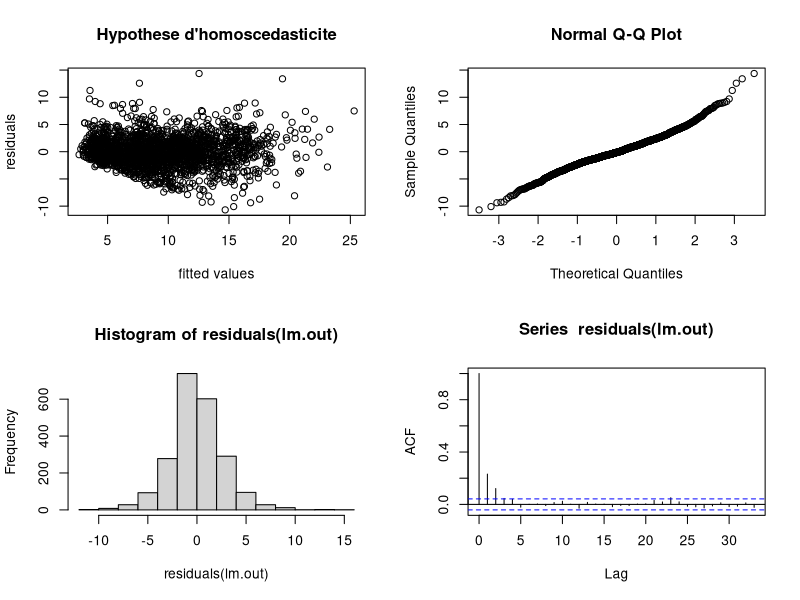
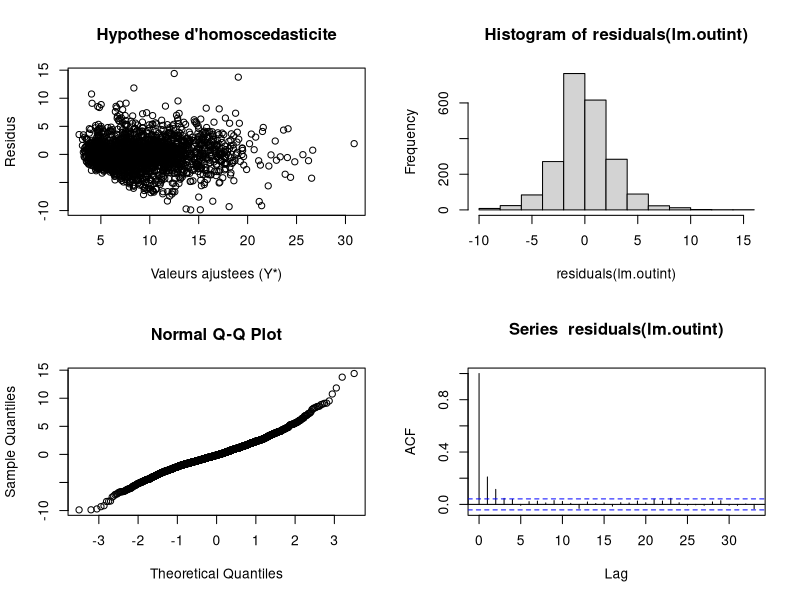
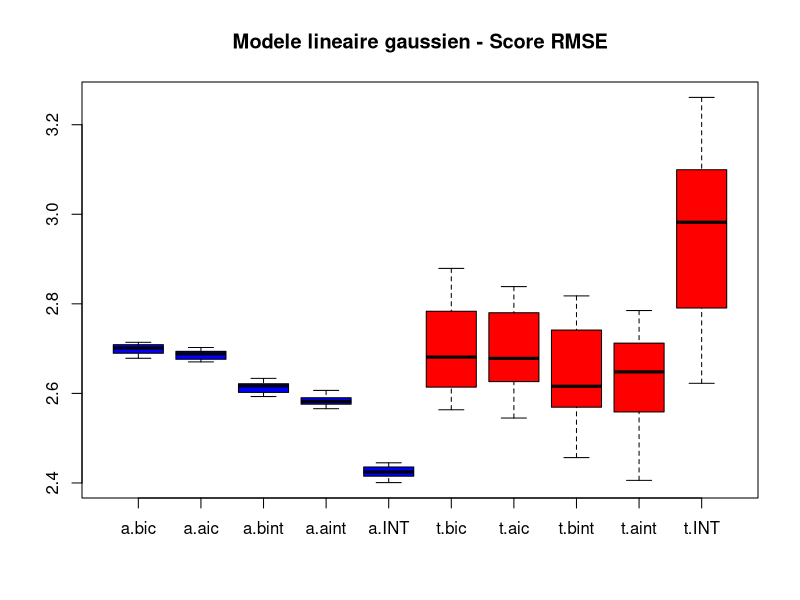
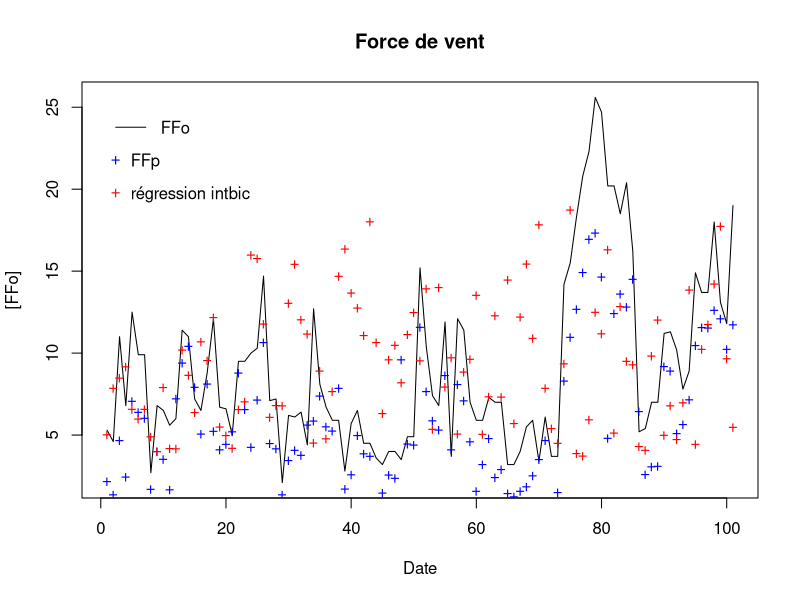

These charts were generated, in order, by the following R code:
library(MASS)
data = read.table('DataTP.txt', header = TRUE)
lm.out = lm(FFo~., data)
# Residuals analysis

X11()
par(mfrow=c(2, 2))
plot(fitted(lm.out), residuals(lm.out), 
     main = "Hypothese d'homoscedasticite", xlab="fitted values", 
     ylab = "residuals") 
qqnorm(residuals(lm.out)) # we can see that the majority of the theoritical quantiles and the sample quantiles 
# match up. this test helps to verify the hypothesis that the residuals follow the normal distribution.
hist(residuals(lm.out)) # same as before we plot the distribution of the residuals to compare it to a normal distribution.
acf(residuals(lm.out)) # this test is to verify that the residuals are independant which is the case because we see a fall off
# in the Acf after the third lag.
summary(lm.out) # we can keep HU P v heure FFp as predictors since they have a p-value below 0.05 so their impact on FFo
# cant be ignored.

lm.outint=lm(FFo~.*.,data)

X11()
par(mfrow=c(2,2))
plot(fitted(lm.outint),residuals(lm.outint),main="Hypothese d'homoscedasticite",xlab="Valeurs ajustees (Y*)",ylab="Residus")
hist(residuals(lm.outint))
qqnorm(residuals(lm.outint))
acf(residuals(lm.outint))

summary(lm.outint)
Bias.out = mean(data$FFo - fitted(lm.out))
RMSE.out = sqrt(mean((data$FFo - fitted(lm.out))**2))
Bias.outint = mean(data$FFo - fitted(lm.outint))
RMSE.outint = sqrt(mean((data$FFo - fitted(lm.outint))**2))
cat("Bias of lm.out :", Bias.out, "\n")
cat("Bias of lm.outint  :", Bias.outint, "\n")
cat("RMSE of lm.out :", RMSE.out, "\n")
cat("RMSE of lm.outint  :", RMSE.outint, "\n")
# the model lm.outint fits the data better in fact the slight U shape in the residuals plot
# suggest that the relation between FFo and the predictors is not really linear.
lm.outAIC    = stepAIC(lm.out)
lm.outintAIC = stepAIC(lm.outint)
lm.outBIC    = stepAIC(lm.out, k=log(nrow(data)))
lm.outintBIC = stepAIC(lm.outint, k=log(nrow(data)))
# The AIC penalizes the number of parameters less strongly than the BIC
eval=function(obs, prev) { 
rmse  = sqrt(mean((prev - obs)**2))
biais = mean(prev - obs)
return(c(biais,rmse))
}
eval(data$FFo, fitted(lm.outBIC))       # RMSE : 2.69
eval(data$FFo, fitted(lm.outAIC))       # RMSE : 2.68
eval(data$FFo, fitted(lm.outintBIC))    # RMSE : 2.61
eval(data$FFo, fitted(lm.outintAIC))    # RMSE : 2.58
# we cant really conclude anything we need to cross validate
nappr = ceiling(0.8*nrow(data))
ii = sample(1:nrow(data),nappr)
jj = setdiff(1:nrow(data),ii)
datatest = data[jj,]
datapp   = data[ii,]
lm.outAIC    = lm(formula(lm.outAIC), datapp)
lm.outBIC    = lm(formula(lm.outBIC), datapp)
lm.outintAIC = lm(formula(lm.outintAIC), datapp)
lm.outintBIC = lm(formula(lm.outintBIC), datapp)
eval(datapp$FFo,fitted(lm.outAIC))              # RMSE : 2.70
eval(datapp$FFo,fitted(lm.outBIC))              # RMSE : 2.71   
eval(datapp$FFo,fitted(lm.outintAIC))           # RMSE : 2.60
eval(datapp$FFo,fitted(lm.outintBIC))           # RMSE : 2.63
eval(datatest$FFo, predict(lm.outAIC, datatest))              # RMSE : 2.61
eval(datatest$FFo, predict(lm.outBIC, datatest))              # RMSE : 2.63   
eval(datatest$FFo, predict(lm.outintAIC, datatest))           # RMSE : 2.54
eval(datatest$FFo, predict(lm.outintBIC, datatest))           # RMSE : 2.54
# we can see that in our simple test the int models outperform the simple models on the train data and the test data.
# K-fold cross validation
set.seed(10)
K = 10
rows = sample(nrow(data))
datashuffle = data[rows,]
ntest = ceiling((1/K) * nrow(data))
endtest = 0
a.aic = c()
a.bic = c()
a.aint = c()
a.bint = c()
a.INT = c()
t.aic = c()
t.bic = c()
t.aint = c()
t.bint = c()
t.INT = c()
for (i in 1:K) {
    starttest = endtest + 1
    endtest   = i * ntest
    if (endtest > nrow(data)) {
       endtest = nrow(data)
    }
    datatest = datashuffle[starttest:endtest,]
    datapp   = datashuffle[setdiff(1:nrow(data), starttest:endtest),]

    lm.outAIC = lm(formula(lm.outAIC), datapp)
    lm.outBIC = lm(formula(lm.outBIC), datapp)
    lm.outintAIC = lm(formula(lm.outintAIC), datapp)
    lm.outintBIC = lm(formula(lm.outintBIC), datapp)
    lm.INT = lm(FFo~.*.*. ,datapp)

    t.aic = c(t.aic, eval(datatest$FFo, predict(lm.outAIC, datatest))[2])
    t.bic = c(t.bic, eval(datatest$FFo, predict(lm.outBIC, datatest))[2])
    t.aint = c(t.aint, eval(datatest$FFo, predict(lm.outintAIC, datatest))[2])
    t.bint = c(t.bint, eval(datatest$FFo, predict(lm.outintBIC, datatest))[2])
    t.INT  = c(t.INT, eval(datatest$FFo, predict(lm.INT, datatest))[2])

    a.aic = c(a.aic, eval(datapp$FFo, fitted(lm.outAIC))[2])
    a.bic = c(a.bic, eval(datapp$FFo, fitted(lm.outBIC))[2])
    a.aint = c(a.aint, eval(datapp$FFo, fitted(lm.outintAIC))[2])
    a.bint = c(a.bint, eval(datapp$FFo, fitted(lm.outintBIC))[2])
    a.INT  = c(a.INT, eval(datapp$FFo, fitted(lm.INT))[2])
}

X11()
boxplot(a.bic, a.aic, a.bint, a.aint, a.INT, t.bic, t.aic, t.bint, t.aint, t.INT, 
        col   = c("blue", "blue", "blue", "blue", "blue", "red", "red", "red", "red", "red"), 
        names = c("a.bic", "a.aic", "a.bint", "a.aint", "a.INT", "t.bic", "t.aic", "t.bint", "t.aint", "t.INT"), 
        main  = "Modele lineaire gaussien - Score RMSE")

# the best model to choose is lm.outintBIC since it's simpler than lm.outintAIC, gives comparable resultes to lm.outintAIC on the test data
# and it's relatively robuste (not as robust as the lm.outAIC and the lm.outBIC but still gives better results)

X11()
plot(data$FFo[300:400], type ="l", main="Force de vent",xlab="Date",ylab="[FFo]")
points(data$FFp[300:400], col="blue", pch="+")
points(fitted(lm.outintBIC)[300:400], col="red", pch="+")
legend(0, 25, lty=1, col=c("black"), legend=c("FFo"), bty="n")
legend(0, 23, pch="+", col="blue", legend="FFp", bty="n") 
legend(0, 21, pch="+", col="red", legend="régression intbic", bty="n")
